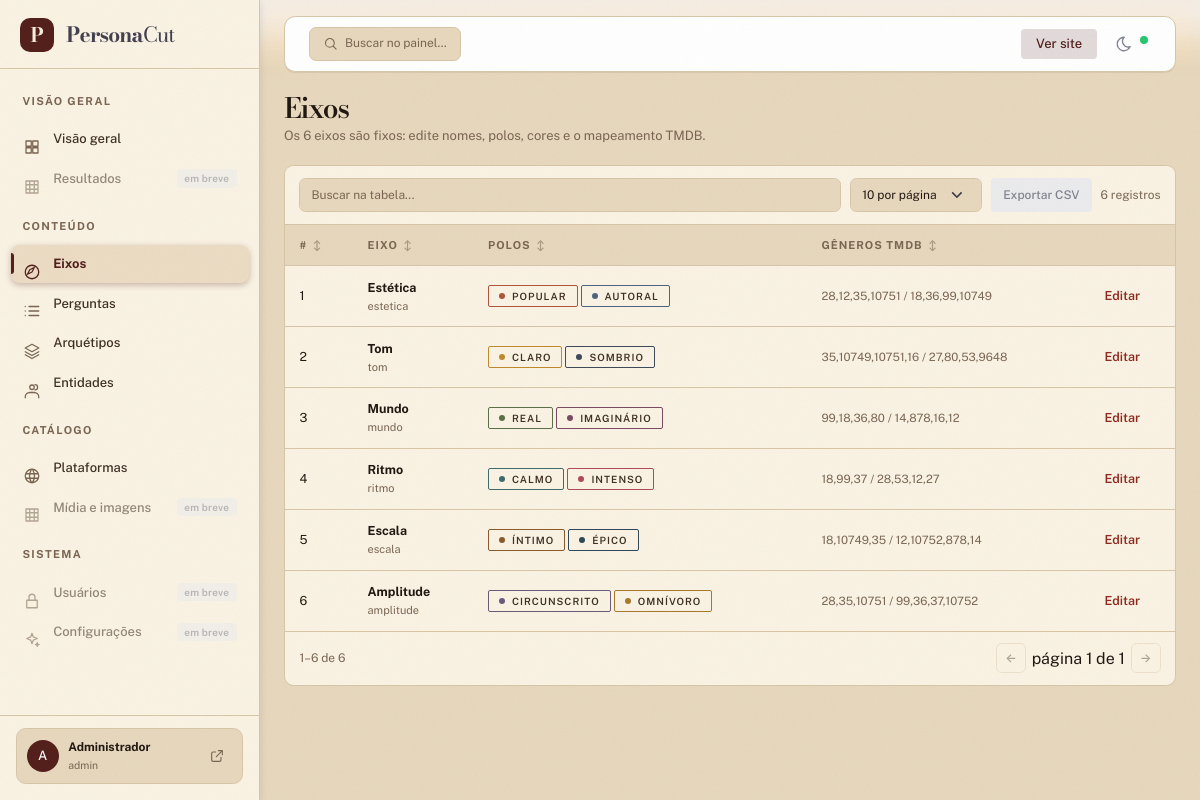
Screenshot of /admin/eixos.php (signed in) with the database file from the repository.
### tables this page shows
CREATE TABLE eixos (
    id                 TINYINT UNSIGNED AUTO_INCREMENT PRIMARY KEY,
    ordem              TINYINT UNSIGNED NOT NULL,
    slug               VARCHAR(40)  NOT NULL,
    nome               VARCHAR(60)  NOT NULL,
    descricao          TEXT NULL,
    polo_esq_key       VARCHAR(80)  NOT NULL,
    polo_esq_nome      VARCHAR(60)  NOT NULL,
    polo_dir_key       VARCHAR(80)  NOT NULL,
    polo_dir_nome      VARCHAR(60)  NOT NULL,
    cor_esq            CHAR(7)      NOT NULL,
    cor_dir            CHAR(7)      NOT NULL,
    icone_esq          VARCHAR(40)  NOT NULL,
    icone_dir          VARCHAR(40)  NOT NULL,
    tmdb_genres_esq    VARCHAR(120) NOT NULL DEFAULT '',
    tmdb_genres_dir    VARCHAR(120) NOT NULL DEFAULT '',
    tmdb_keywords_esq  VARCHAR(255) NOT NULL DEFAULT '',
    tmdb_keywords_dir  VARCHAR(255) NOT NULL DEFAULT '',
    UNIQUE KEY uq_eixos_slug (slug),
    UNIQUE KEY uq_eixos_ordem (ordem)
);

### src/Core/Translator.php (called while the page is built, shortened)
<?php
final class Translator
{
    private static string $locale = 'pt-BR';
    private static string $diretorio = '';
    private static array $cache = [];
    public static function init(string $locale, string $diretorio): void
    {
        self::$locale = $locale;
        self::$diretorio = rtrim($diretorio, '/');
    }
    public static function get(string $chave, array $substituicoes = []): string
    {
        $texto = self::buscar(self::$locale, $chave)
            ?? self::buscar('pt-BR', $chave)
            ?? $chave;
        return $texto;
    }
    private static function buscar(string $locale, string $chave): ?string
    {
        $no = self::buscarNo($locale, $chave);
        return is_string($no) ? $no : null;
    }
    private static function buscarNo(string $locale, string $chave): mixed
    {
        $dados = self::carregar($locale);
        $no = $dados;
        foreach (explode('.', $chave) as $parte) {
            $no = $no[$parte];
        }
        return $no;
    }
    private static function carregar(string $locale): array
    {
        if (isset(self::$cache[$locale])) {
            return self::$cache[$locale];
        }
        $arquivo = self::$diretorio . '/' . $locale . '.json';
        $conteudo = file_get_contents($arquivo);
        $dados = json_decode($conteudo === false ? '' : $conteudo, true);
        self::$cache[$locale] = is_array($dados) ? $dados : [];
        return self::$cache[$locale];
    }
}

### src/Core/SessionUser.php (called while the page is built, shortened)
<?php
final class SessionUser
{
    public static function atual(): ?array
    {
        $admin = $_SESSION['admin'] ?? null;
        return is_array($admin) ? $admin : null;
    }
}

### public/admin/_guard.php (called while the page is built, shortened)
<?php
$admin = \Core\SessionUser::atual();

### src/Core/Session.php (called while the page is built, shortened)
<?php
final class Session
{
    public static function flash(string $chave, ?string $mensagem = null): ?string
    {
        $valor = $_SESSION['_flash'][$chave] ?? null;
        return $valor;
    }
}

### src/autoload.php (called while the page is built, shortened)
<?php
spl_autoload_register(static function (string $classe): void {
    $prefixos = [
        'Core\\'        => __DIR__ . '/Core/',
        'Models\\'      => __DIR__ . '/Models/',
        'Services\\'    => __DIR__ . '/Services/',
        'Controllers\\' => __DIR__ . '/Controllers/',
    ];
    foreach ($prefixos as $prefixo => $diretorio) {
        if (!str_starts_with($classe, $prefixo)) {
            continue;
        }
        $relativo = substr($classe, strlen($prefixo));
        $arquivo  = $diretorio . str_replace('\\', '/', $relativo) . '.php';
        if (is_file($arquivo)) {
            return;
        }
    }
});

### src/Models/Eixo.php (called while the page is built, shortened)
<?php
final class Eixo
{
    public static function todos(PDO $pdo): array
    {
        $stmt = $pdo->query(
            'SELECT id, ordem, slug, nome, descricao, polo_esq_key, polo_esq_nome,
                    polo_dir_key, polo_dir_nome, cor_esq, cor_dir,
                    icone_esq, icone_dir, tmdb_genres_esq, tmdb_genres_dir,
                    tmdb_keywords_esq, tmdb_keywords_dir
               FROM eixos
              ORDER BY ordem'
        );
        $linhas = $stmt->fetchAll();
        foreach ($linhas as &$linha) {
            $linha['id'] = (int) $linha['id'];
        }
        return $linhas;
    }
}

### public/admin/eixos.php (the view, shortened to what this page needs)
<?php
require __DIR__ . '/_guard.php';
$adminAtivo = 'eixos.php';
$eixos = Eixo::todos($pdo);
require __DIR__ . '/partials/head.php';
?>
<div class="pc-admin__head">
    <div>
        <h1><?= e(t('admin.axes')) ?></h1>
        <p class="pc-text-muted" style="font-size:13px">Os 6 eixos são fixos: edite nomes, polos, cores e o mapeamento TMDB.</p>
    </div>
</div>
<div class="pc-table-wrap">
    <table class="pc-table">
        <thead>
        <tr>
            <th>#</th>
            <th>Eixo</th>
            <th>Polos</th>
            <th>Gêneros TMDB</th>
            <th></th>
        </tr>
        </thead>
        <tbody>
        <?php foreach ($eixos as $eixo): ?>
            <tr>
                <td><?= (int) $eixo['ordem'] ?></td>
                <td>
                    <strong><?= e($eixo['nome']) ?></strong>
                    <div class="pc-text-muted" style="font-size:11px"><?= e($eixo['slug']) ?></div>
                </td>
                <td>
                    <span class="pc-chip" style="border-color: <?= e($eixo['cor_esq']) ?>">
                        <i class="pc-chip__dot" style="background: <?= e($eixo['cor_esq']) ?>"></i><?= e($eixo['polo_esq_nome']) ?>
                    </span>
                    <span class="pc-chip" style="border-color: <?= e($eixo['cor_dir']) ?>">
                        <i class="pc-chip__dot" style="background: <?= e($eixo['cor_dir']) ?>"></i><?= e($eixo['polo_dir_nome']) ?>
                    </span>
                </td>
                <td class="pc-text-muted" style="font-size:11.5px">
                    <?= e($eixo['tmdb_genres_esq']) ?> / <?= e($eixo['tmdb_genres_dir']) ?>
                </td>
                <td><a href="<?= url('admin/eixos.php', ['editar' => $eixo['id']]) ?>"><?= e(t('admin.edit')) ?></a></td>
            </tr>
        <?php endforeach; ?>
        </tbody>
    </table>
</div>
<?php require __DIR__ . '/partials/foot.php'; ?>

### public/admin/partials/head.php (shortened to what this page needs)
<?php
$adminAtivo = $adminAtivo ?? '';
$flashOk = Session::flash('ok');
$adminNome = trim((string) ($admin['nome'] ?? 'Administrador'));
$adminLogin = trim((string) ($admin['usuario'] ?? 'admin'));
$adminInicial = mb_strtoupper(mb_substr($adminNome !== '' ? $adminNome : 'A', 0, 1));
$secoesMenu = [
    'Visão geral' => [
        ['arquivo' => '', 'icone' => 'grid', 'rotulo' => t('admin.dashboard')],
        ['arquivo' => 'resultados.php', 'icone' => 'film', 'rotulo' => 'Resultados', 'breve' => true],
    ],
    'Conteúdo' => [
        ['arquivo' => 'eixos.php', 'icone' => 'compass', 'rotulo' => t('admin.axes')],
        ['arquivo' => 'perguntas.php', 'icone' => 'list', 'rotulo' => t('admin.questions')],
        ['arquivo' => 'arquetipos.php', 'icone' => 'layers', 'rotulo' => t('admin.archetypes')],
        ['arquivo' => 'entidades.php', 'icone' => 'users', 'rotulo' => t('admin.entities')],
    ],
    'Catálogo' => [
        ['arquivo' => 'plataformas.php', 'icone' => 'globe', 'rotulo' => t('admin.platforms')],
        ['arquivo' => 'midia.php', 'icone' => 'film', 'rotulo' => 'Mídia e imagens', 'breve' => true],
    ],
    'Sistema' => [
        ['arquivo' => 'usuarios.php', 'icone' => 'lock', 'rotulo' => 'Usuários', 'breve' => true],
        ['arquivo' => 'configuracoes.php', 'icone' => 'sparkles', 'rotulo' => 'Configurações', 'breve' => true],
    ],
];
?>
<!doctype html>
<html lang="pt-BR" class="layout-navbar-fixed layout-menu-fixed layout-compact" data-theme="light" data-bs-theme="light">
<head>
    <link rel="stylesheet" href="<?= asset('vendor/vuexy/core.css') ?>">
    <link rel="stylesheet" href="<?= asset('css/personacut.css') ?>">
    <link rel="stylesheet" href="<?= asset('css/admin.css') ?>">
</head>
<body class="pc-admin pc-admin-vuexy">
<div class="layout-wrapper layout-content-navbar">
    <div class="layout-container">
        <aside id="layout-menu" class="layout-menu menu-vertical menu">
            <div class="app-brand demo">
                <a href="<?= url('admin/') ?>" class="app-brand-link">
                    <span class="app-brand-logo demo">
                        <span class="pc-admin__brand-mark">P</span>
                    </span>
                    <span class="app-brand-text demo menu-text fw-bold ms-3">Persona<span>Cut</span></span>
                </a>
                    <?= icon('x', 18) ?>
            </div>
            <ul class="menu-inner py-1">
                <?php foreach ($secoesMenu as $secao => $itens): ?>
                    <li class="menu-header small"><span class="menu-header-text"><?= e($secao) ?></span></li>
                    <?php foreach ($itens as $item): ?>
                        <?php
                        $breve = !empty($item['breve']);
                        $ativo = !$breve && (string) $item['arquivo'] === (string) $adminAtivo;
                        ?>
                        <li class="menu-item<?= $ativo ? ' active' : '' ?><?= $breve ? ' disabled' : '' ?>">
                            <?php if ($breve): ?>
                                <a class="menu-link" href="javascript:void(0)" aria-disabled="true">
                                    <span class="menu-icon"><?= icon($item['icone'], 18) ?></span>
                                    <div><?= e($item['rotulo']) ?></div>
                                    <span class="badge bg-label-secondary ms-auto">em breve</span>
                                </a>
                            <?php else: ?>
                                <a class="menu-link" href="<?= e(url('admin/' . $item['arquivo'])) ?>">
                                    <span class="menu-icon"><?= icon($item['icone'], 18) ?></span>
                                    <div><?= e($item['rotulo']) ?></div>
                                </a>
                            <?php endif; ?>
                        </li>
                    <?php endforeach; ?>
                <?php endforeach; ?>
            </ul>
            <div class="menu-user">
                <div class="menu-user-card">
                    <span class="avatar avatar-sm">
                        <span class="avatar-initial rounded-circle bg-primary"><?= e($adminInicial) ?></span>
                    </span>
                    <div class="menu-user-info">
                        <span class="menu-user-name"><?= e($adminNome) ?></span>
                        <span class="menu-user-email"><?= e($adminLogin) ?></span>
                    </div>
                    <form class="menu-user-logout" action="<?= e(url('admin/logout.php')) ?>" method="post">
                        <button type="submit" title="<?= e(t('admin.logout')) ?>" aria-label="<?= e(t('admin.logout')) ?>">
                            <?= icon('external', 16) ?>
                        </button>
                    </form>
                </div>
            </div>
        </aside>
        <div class="layout-page">
            <nav class="layout-navbar container-xxl navbar-detached navbar navbar-expand-xl align-items-center bg-navbar-theme" id="layout-navbar">
                <div class="navbar-nav-right d-flex align-items-center justify-content-end w-100">
                    <div class="navbar-nav align-items-center">
                        <div class="nav-item d-flex align-items-center pc-admin__search">
                            <?= icon('search', 15) ?>
                            <span>Buscar no painel...</span>
                        </div>
                    </div>
                    <ul class="navbar-nav flex-row align-items-center ms-auto">
                        <li class="nav-item d-none d-sm-block me-2">
                            <a class="btn btn-sm btn-label-primary" href="<?= e(url('/')) ?>" target="_blank" rel="noopener">
                                <?= e(t('admin.view_public')) ?>
                            </a>
                        </li>
                        <li class="nav-item me-2">
                            <button class="btn btn-icon btn-text-secondary rounded-pill" type="button" data-theme-toggle aria-label="<?= e(t('ui.nav.theme')) ?>">
                                <span class="pc-admin__theme-moon"><?= icon('moon', 18) ?></span>
                            </button>
                        </li>
                    </ul>
                </div>
            </nav>
            <div class="content-wrapper container-xxl container-p-y">
                <main class="pc-admin__main">
                    <?php if ($flashOk !== null): ?>
                        <div class="pc-alert pc-alert--ok pc-mb-3"><?= e($flashOk) ?></div>
                    <?php endif; ?>

### src/Core/helpers.php (shortened to what this page needs)
<?php
function e(mixed $valor): string
{
    return htmlspecialchars((string) $valor, ENT_QUOTES | ENT_SUBSTITUTE, 'UTF-8');
}
function asset(string $caminho): string
{
    $caminho = ltrim($caminho, '/');
    $arquivo = BASE_PATH . '/public/assets/' . $caminho;
    $versao  = is_file($arquivo) ? (string) filemtime($arquivo) : '1';
    return '/assets/' . $caminho . '?v=' . $versao;
}
function url(string $caminho = '', array $parametros = []): string
{
    $url = '/' . ltrim($caminho, '/');
    $parametros = array_filter(
        $parametros,
        static fn (mixed $v): bool => $v !== null && $v !== ''
    );
    if ($parametros !== []) {
        $url .= '?' . http_build_query($parametros);
    }
    return $url;
}
function t(string $chave, array $substituicoes = []): string
{
    return Translator::get($chave, $substituicoes);
}
function icon(string $nome, int $tamanho = 20, string $classe = ''): string
{
    $caminhos = $mapa[$nome] ?? $mapa['spark'];
    $svg = sprintf(
        '<svg class="pc-ico %s" width="%d" height="%d" viewBox="0 0 24 24" fill="none" stroke="currentColor" stroke-width="1.7" stroke-linecap="round" stroke-linejoin="round" aria-hidden="true" focusable="false">',
        e($classe),
        $tamanho,
        $tamanho
    );
    foreach (explode('|', $caminhos) as $d) {
        $svg .= '<path d="' . e($d) . '"/>';
    }
    return $svg . '</svg>';
}

### public/admin/partials/foot.php (shortened to what this page needs)
                </main>
            </div>
        </div>
    </div>
</div>
</body>
</html>

### rows the page displays
eixos: ordem "1", nome "Estética", slug "estetica", polo_esq_nome "POPULAR", polo_dir_nome "AUTORAL", tmdb_genres_esq "28,12,35,10751", tmdb_genres_dir "18,36,99,10749"
eixos: ordem "2", nome "Tom", slug "tom", polo_esq_nome "CLARO", polo_dir_nome "SOMBRIO", tmdb_genres_esq "35,10749,10751,16", tmdb_genres_dir "27,80,53,9648"
eixos: ordem "3", nome "Mundo", slug "mundo", polo_esq_nome "REAL", polo_dir_nome "IMAGINÁRIO", tmdb_genres_esq "99,18,36,80", tmdb_genres_dir "14,878,16,12"
eixos: ordem "4", nome "Ritmo", slug "ritmo", polo_esq_nome "CALMO", polo_dir_nome "INTENSO", tmdb_genres_esq "18,99,37", tmdb_genres_dir "28,53,12,27"
eixos: ordem "5", nome "Escala", slug "escala", polo_esq_nome "ÍNTIMO", polo_dir_nome "ÉPICO", tmdb_genres_esq "18,10749,35", tmdb_genres_dir "12,10752,878,14"
eixos: ordem "6", nome "Amplitude", slug "amplitude", polo_esq_nome "CIRCUNSCRITO", polo_dir_nome "OMNÍVORO", tmdb_genres_esq "28,35,10751", tmdb_genres_dir "99,36,37,10752"

### other values shown
$secao "VISÃO GERAL"
$item['rotulo'] "Visão geral"
$item['rotulo'] "Resultados"
$secao "CONTEÚDO"
$item['rotulo'] "Eixos"
$item['rotulo'] "Perguntas"
$item['rotulo'] "Arquétipos"
$item['rotulo'] "Entidades"
$secao "CATÁLOGO"
$item['rotulo'] "Plataformas"
$item['rotulo'] "Mídia e imagens"
$secao "SISTEMA"
$item['rotulo'] "Usuários"
$item['rotulo'] "Configurações"
$adminInicial "A"
